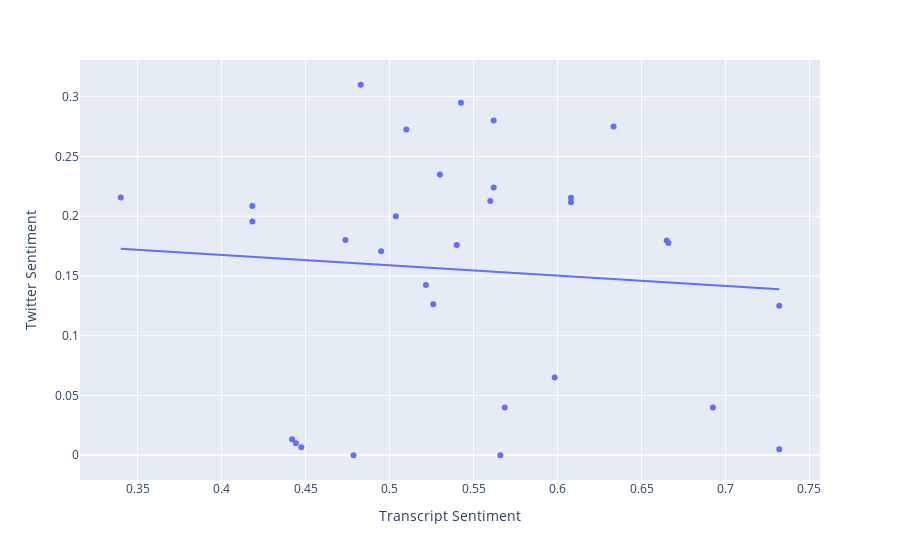

Notebook code for this chart:
### Code cell
# Create figure with secondary y-axis
aug_data_qld = aug_data[aug_data["state"] == "QLD"]

fig = px.scatter(aug_data_qld, x = "transcript_sentiment_positive", y = "avr_positive_tweet_sentiment", trendline="ols")
fig.update_xaxes(title = "Transcript Sentiment")
fig.update_yaxes(title = "Twitter Sentiment")
fig.show()

### Figure 1 — Plotly figure (JSON) as saved in the notebook; plotly's stock layout.template omitted (floating-point values rounded to 4 significant figures)
{"data": [{"hovertemplate": "transcript_sentiment_positive=%{x}<br>avr_positive_tweet_sentiment=%{y}<extra></extra>", "legendgroup": "", "marker": {"color": "#636efa", "symbol": "circle"}, "mode": "markers", "name": "", "orientation": "v", "showlegend": false, "type": "scatter", "x": [0.4183, 0.4183, 0.665, 0.608, 0.608, 0.54, 0.526, 0.442, 0.51, 0.495, 0.566, 0.53, 0.6333, 0.5217, 0.6925, 0.4786, 0.732, 0.732, 0.56, 0.5425, 0.666, 0.5686, 0.5983, 0.4829, 0.4475, 0.562, 0.562, 0.5038, 0.4738, 0.4443, 0.34], "xaxis": "x", "y": [0.2086, 0.1955, 0.1798, 0.2116, 0.2155, 0.1759, 0.1264, 0.01333, 0.2725, 0.1707, 0, 0.235, 0.275, 0.1425, 0.04, 0, 0.005, 0.125, 0.2128, 0.295, 0.1775, 0.04, 0.065, 0.31, 0.006667, 0.28, 0.224, 0.2, 0.18, 0.01, 0.2157], "yaxis": "y"}, {"hovertemplate": "<b>OLS trendline</b><br>avr_positive_tweet_sentiment = -0.0864396 * transcript_sentiment_positive + 0.202163<br>R<sup>2</sup>=0.006802<br><br>transcript_sentiment_positive=%{x}<br>avr_positive_tweet_sentiment=%{y} <b>(trend)</b><extra></extra>", "legendgroup": "", "marker": {"color": "#636efa", "symbol": "circle"}, "mode": "lines", "name": "", "showlegend": false, "type": "scatter", "x": [0.34, 0.4183, 0.4183, 0.442, 0.4443, 0.4475, 0.4738, 0.4786, 0.4829, 0.495, 0.5038, 0.51, 0.5217, 0.526, 0.53, 0.54, 0.5425, 0.56, 0.562, 0.562, 0.566, 0.5686, 0.5983, 0.608, 0.608, 0.6333, 0.665, 0.666, 0.6925, 0.732, 0.732], "xaxis": "x", "y": [0.1728, 0.166, 0.166, 0.164, 0.1638, 0.1635, 0.1612, 0.1608, 0.1604, 0.1594, 0.1586, 0.1581, 0.1571, 0.1567, 0.1564, 0.1555, 0.1553, 0.1538, 0.1536, 0.1536, 0.1532, 0.153, 0.1504, 0.1496, 0.1496, 0.1474, 0.1447, 0.1446, 0.1423, 0.1389, 0.1389], "yaxis": "y"}], "layout": {"legend": {"tracegroupgap": 0}, "margin": {"t": 60}, "xaxis": {"anchor": "y", "domain": [0, 1], "title": {"text": "Transcript Sentiment"}}, "yaxis": {"anchor": "x", "domain": [0, 1], "title": {"text": "Twitter Sentiment"}}}}
